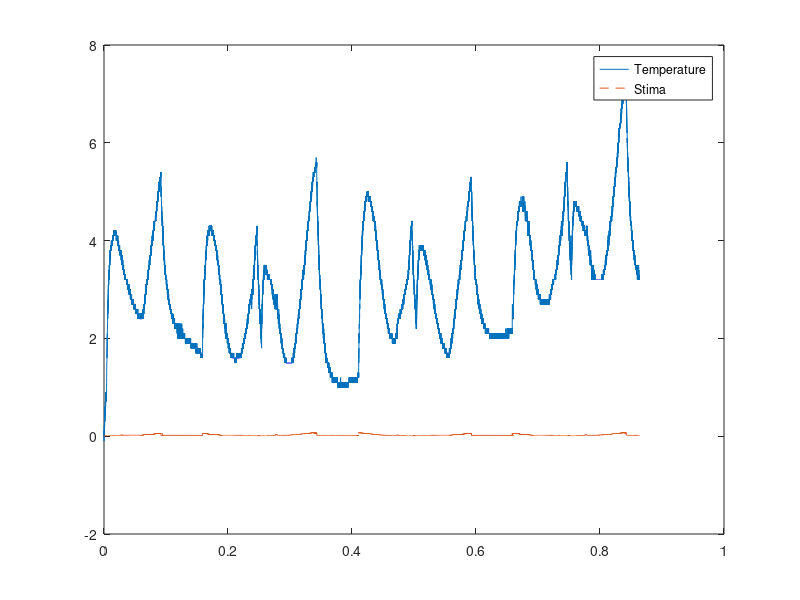

This chart was generated by the following MATLAB code:
clear all
close all
% dTemp=T-Te
% C*(dT/dt)= -k1(T-Te) + k2Iq + K3Iq_rms + k4Id + k5Id_rms + k10Pw +
% k11pw_rms +k20Vel + k21Vel_rms

load("test_20220111_181745.mat");

t_days=(experiment.time-experiment.time(1))';
t_minutes=(t_days)*24*60;
t=t_days;
T=experiment.Temperature;
Te=T(1);
Id_rms=experiment.Id;
Id=experiment.mean_Id.^2;
Iq_rms=experiment.Iq;
Iq=experiment.mean_Iq.^2;
Iout_rms=experiment.Iout;
Iout=experiment.mean_Iout.^2;
Vout_rms=experiment.Vout;
Vout=experiment.mean_Vout.^2;
vel_rms=experiment.Speed;
vel=experiment.mean_Speed.^2;

Temp=T-Te;
Pw_rms=Iout_rms.*Vout_rms;
Pws=Iout.*Vout;

param=[Id_rms,Id,Iq_rms,Iq];

coef=Temp\param;
Stima=coef*param';

figure(1)
plot(t,Temp)
hold on
plot(t,Stima,'--')
legend('Temperature','Stima')

